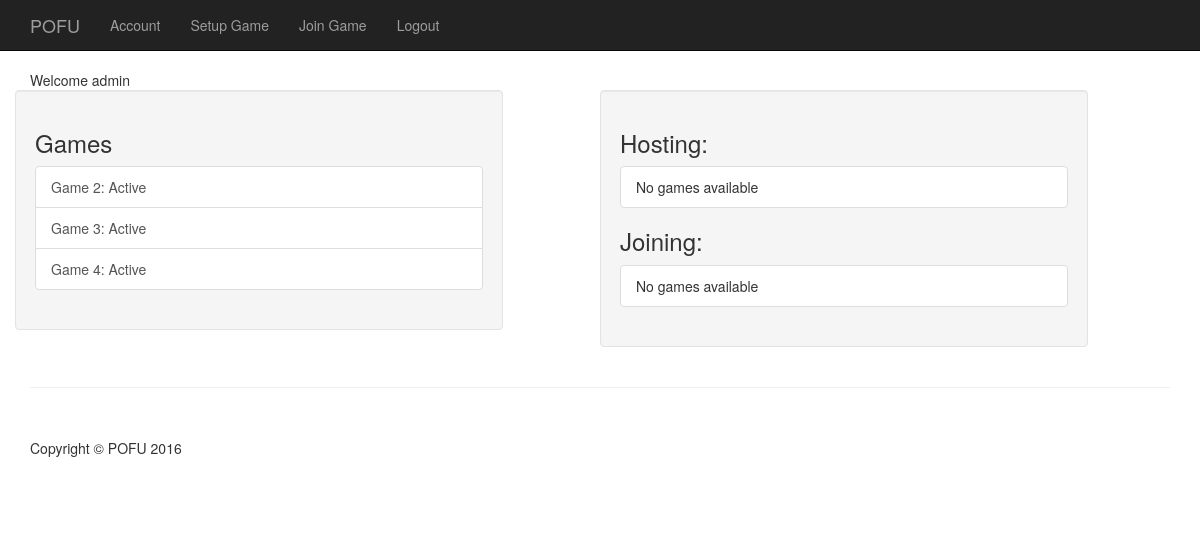
Page /users/home (signed in) on the committed database.
### game/models.py (models this page shows, shortened)
class Game(models.Model):
    status = models.CharField(max_length=1, default='A', choices=GAME_STATUS)
    title = models.CharField(max_length=50, blank=True)
    host = models.ForeignKey(User)
    deck = Deck()
    turn = models.IntegerField(default=0)
    objects = GamesManager()
    def __str__(self):
        return "Game " + str(self.id)

### users/views.py (the view)
@login_required
def home(request):
    my_games = Game.objects.games_for_user(request.user)
    joining = Setup.objects.setups_for_user(request.user)
    hosting = Setup.objects.filter(host=request.user)
    context = {'my_games': my_games,
               'joining': joining,
               'hosting': hosting}
    return render(request, 'users/home.html', context)

### game/models.py (called while the page is built)
    def games_for_user(self, user):
        return super(GamesManager, self).get_queryset().filter(
            models.Q(player__user_id=user.id))

    def setups_for_user(self, user):
        return super(SetupManager, self).get_queryset().filter(
            models.Q(invitation__user_id=user.id))

### users/templates/users/home.html
{% extends 'base.html' %}
{% block content %}
<div class="row">
    <div class="col-md-12" id="header">
        Welcome {{ user.username }}
    </div>
    <div class="well col-md-5">
        {% include "game/game_list_snippet.html" with header="Games" game_list=my_games %}
    </div>
    <div class="well col-md-5 col-md-push-1">
        <div>
            <h3 class="panel-header">Hosting:</h3>
            <div class="list-group">
                {% for game in hosting %}
                    <div class="col-md-12">
                        <div class="col-md-9">
                            <a class="list-group-item" href="#">
                                Created: {{ game.timestamp }}<br>
                                Players: {{ game.joined }}/{{ game.num_players }}<br>
                                Message: {{ game.message }}
                            </a>
                        </div>
                        <div class="col-md-3">
                            <a href="{% url 'game:delete' pk=game.id %}" class="btn btn-danger" role="button">Delete</a>
                        </div>
                    </div>
                {% empty %}
                    <span class="list-group-item">No games available</span>
                {% endfor %}
            </div>
            <h3 class="panel-header">Joining:</h3>
            <div class="list-group">
                {% for game in joining %}
                    <div class="col-md-12">
                        <div class="col-md-9">
                            <a class="list-group-item" href="#">
                                Host: {{ game.host }} <br>
                                Created: {{ game.timestamp }}<br>
                                Players: {{ game.joined }}/{{ game.num_players }}<br>
                                Message: {{ game.message }}
                            </a>
                        </div>
                        <div class="col-md-3">
                            <a href="{% url 'game:leave' pk=game.id %}" class="btn btn-danger" role="button">Leave</a>
                        </div>
                    </div>
                {% empty %}
                    <span class="list-group-item">No games available</span>
                {% endfor %}
            </div>
        </div>
    </div>
</div>
{% endblock content %}

### game/templates/game/game_list_snippet.html
<h3 class="panel-header">{{ header }}</h3>
<div class="list-group">
    {% for game in game_list %}
        <a class="list-group-item" href="{% url 'game:display' pk=game.id %}">
            {{ game }}: {{ game.get_status_display }}
        </a>
    {% empty %}
        <span class="list-group-item">No games available</span>
    {% endfor %}
</div>

### static/css/main.css (style rules this page uses)
body { padding-top: 70px; }

### rows in the picture
Game: id "Game 2", status "Active"
Game: id "Game 3", status "Active"
Game: id "Game 4", status "Active"

### other values in the picture
{{ user.username }} "admin"
{{ header }} "Games"
